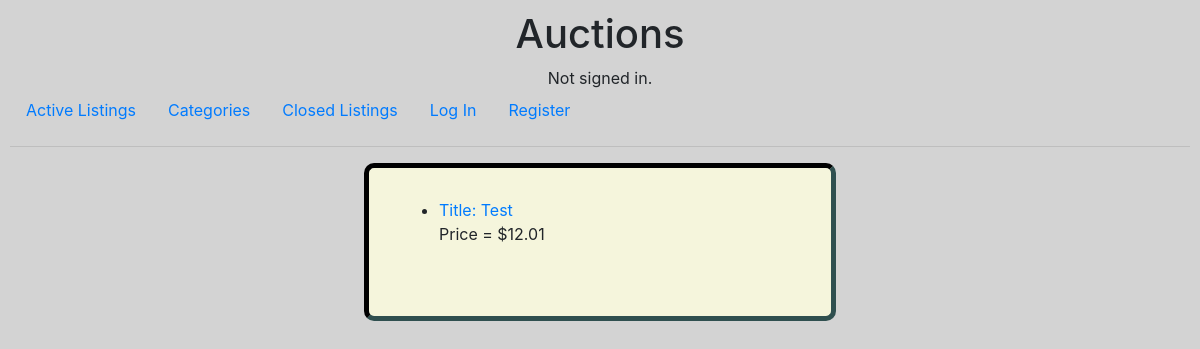
Page /a on the earlier database version.
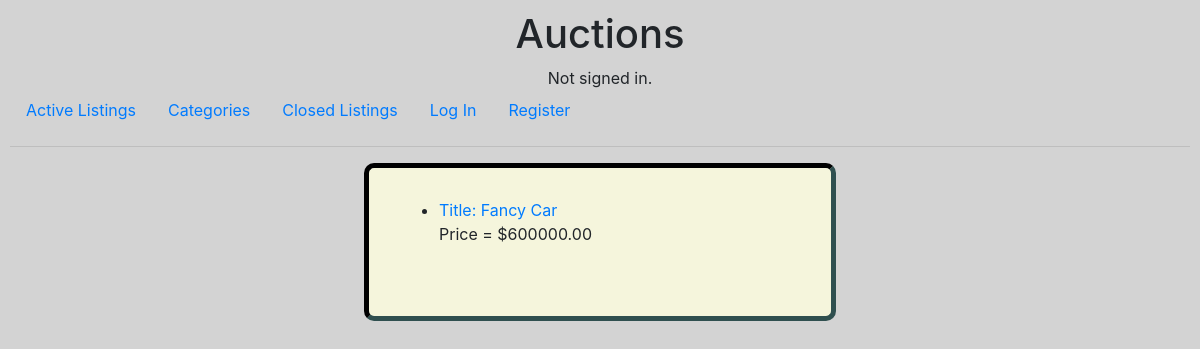
Same page on the later database version.
### auctions/models.py (models this page shows, shortened)
class Listing(models.Model):
    name = models.CharField("name", max_length=200)
    description = models.TextField("Description")
    owner = models.ForeignKey(User, on_delete=models.CASCADE)
    category = models.CharField(max_length=1, choices=Categories, default='Other')
    image = models.URLField(blank=True)
    price = models.DecimalField(max_digits=8, decimal_places=2, default=0.00)
    bid = models.ManyToManyField(Bid, blank=True)
    time = models.DateTimeField(auto_now_add=True, blank=True)
    closed = models.BooleanField(default=False)
    comments = models.ManyToManyField(Comment, blank=True, max_length=250)

### auctions/views.py (the view)
# urls.py: path("<cat>", views.category_list, name="category_list")
def category_list(request, cat):
    categories = dict(Categories)
    category = categories.get(cat)
    listings = Listing.objects.filter(category=cat)
    return render(request, "auctions/category.html",{
        "category" : category,
        "listings" : listings
    })

### auctions/templates/auctions/category.html (shortened to what this page needs)
{% extends "auctions/layout.html" %}
{% block body %}
    <ul>
    {% for listing in listings %}
    {% if not listing.closed %}
    <li>
     <div><a href ="{% url 'listing' listing.id %}">Title: {{listing.name}}</a></div>
     <div>Price = ${{listing.price}}</div>
     </li>
     <br>
     {% endif %}
     {% endfor %}
     </ul>
{% endblock %}

Differences in the rows shown:
removed Listing: name "Test", price "12.01"
added Listing: name "Fancy Car", price "600000.00"
